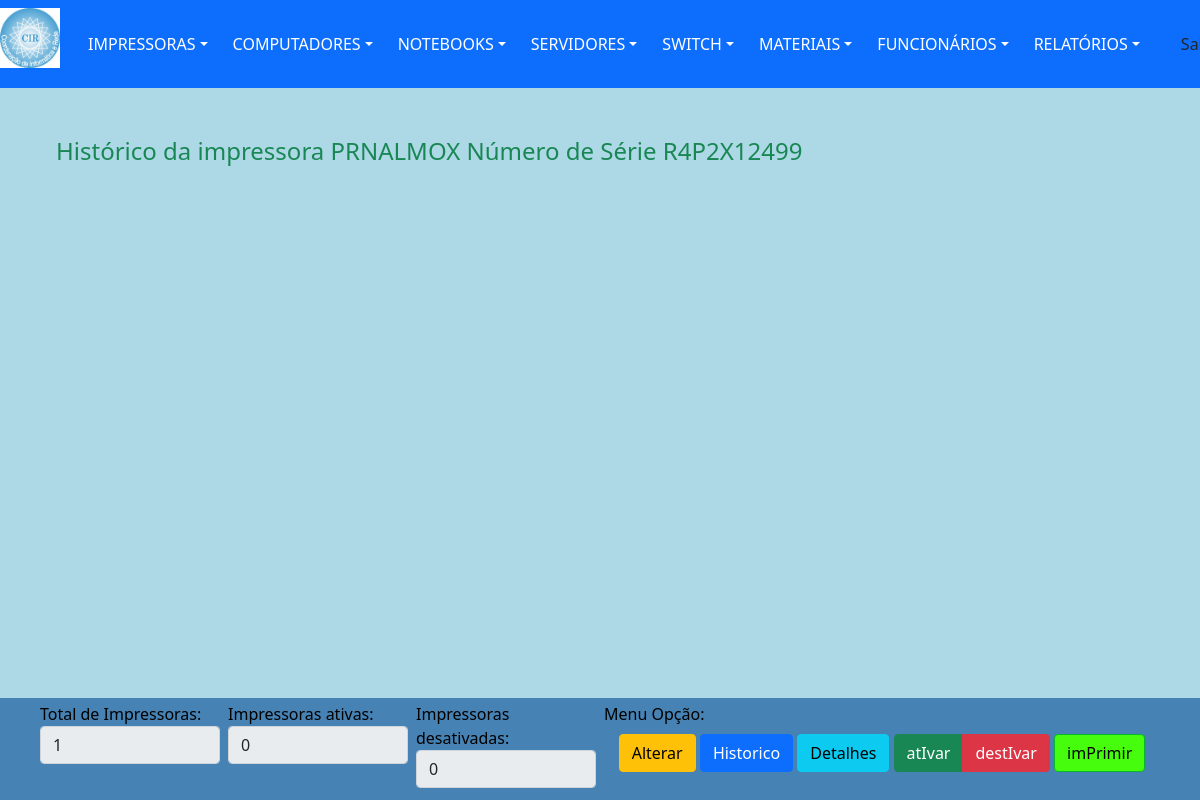
/views/historicoImp.php?action=1&id=2 (signed in), run on an earlier commit of the app's database.
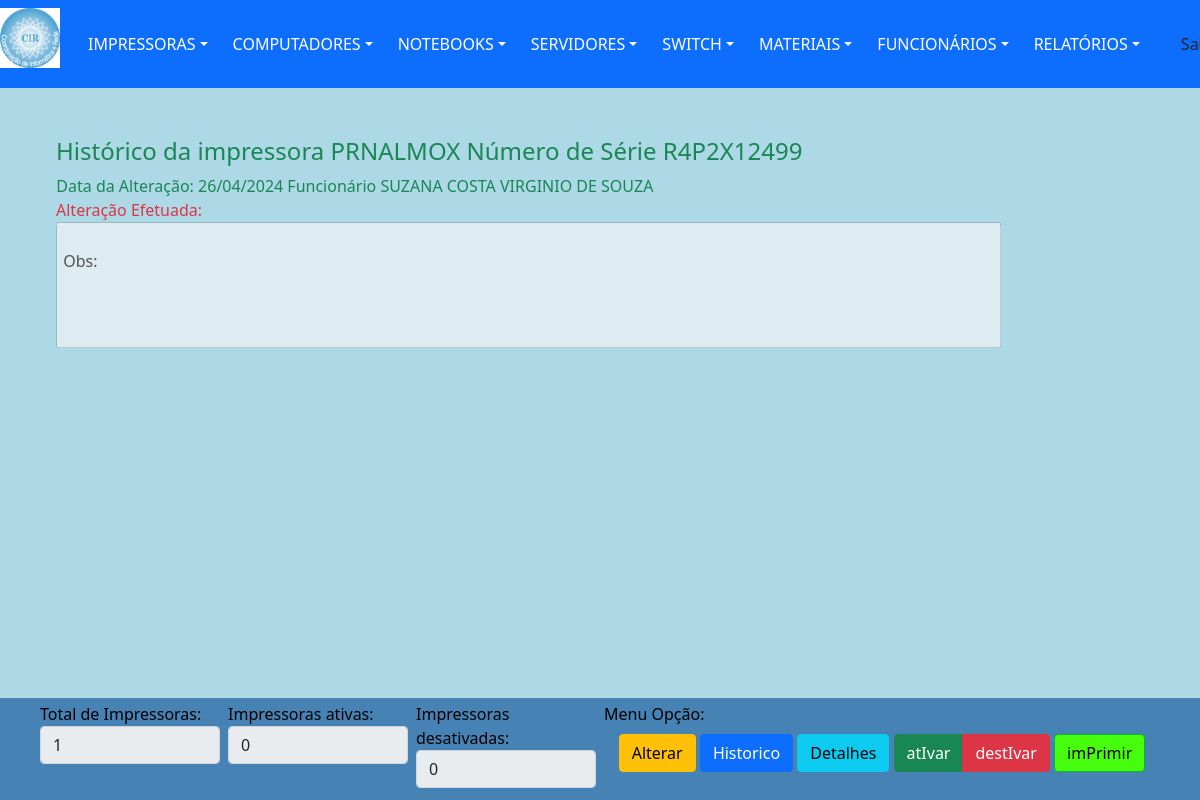
And on a later commit of the database.
### tables this page shows
CREATE TABLE `historico` (
  `idHistorico` int(11) NOT NULL,
  `nomeAlteracoes` varchar(255) DEFAULT NULL,
  `dataAltera` date DEFAULT NULL,
  `respAlteracoes` varchar(30) DEFAULT NULL,
  `idComputador` int(11) DEFAULT NULL,
  `idNotebook` int(11) DEFAULT NULL,
  `idImpressora` int(11) DEFAULT NULL,
  `idFuncionario` int(11) DEFAULT NULL
);

### dao/DAO-controleCir.php (called while the page is built, shortened)
<?php
	class ControleCirDAO
		{
            public function ListarOpcao3($nomeTabela, $tipoOpcao, $valorOpcao)
                {
                    $conn = Database::connect();
                    $conn->exec('SET CHARACTER SET utf8');
                    $sql = "SELECT * FROM $nomeTabela WHERE $tipoOpcao LIKE '$valorOpcao'  ORDER BY dataAltera DESC";
                    try
                        {
                            $listar = $conn->query($sql);
                            $buscar = $listar->fetchAll(PDO::FETCH_OBJ);
                            $numRows = $listar->rowCount();
                        }
                    catch (PDOException $exc)
                        {
                            $buscar = $exc->getTraceAsString();
                        }
                    return $buscar;
                }
            public function Verificar($nomeTabela, $opcao1, $valor1)
                {
                    $conn = Database::connect();
                    $conn->exec('SET CHARACTER SET utf8');
                    $sql = "SELECT * FROM $nomeTabela WHERE $opcao1 = '$valor1' ";
                    try
                        {
                            $listar = $conn->query($sql);
                            $buscar = $listar->fetchAll(PDO::FETCH_OBJ);
                        }
                    catch (PDOException $exc)
                        {
                            $buscar = $exc->getTraceAsString();
                        }
                    return $buscar;
                }
        }
?>

### controllers/impressoraBuscar.php (called while the page is built, shortened)
<?php
	include "../dao/DAO-controleCir.php";
	include "../funcao/funcao.php";
    $idImpressora =  $_GET['id'];
    $nomeTabela = "impressoras";
    $opcao1 = "idImpressora";
    $valor1 = $idImpressora;
	$impAltDAO = new ControleCirDAO();
	foreach($impAltDAO->Verificar($nomeTabela, $opcao1, $valor1) as $imp)
		{
			$idImpressora = $imp->idImpressora;
			$nomeImpressora = $imp->nomeImpressora;
			$numSerie = $imp->numSerie;
            $ipImpressora = $imp->ipImpressora;
			$macImpressora = $imp->macImpressora;
			$tipoToner = $imp->tipoToner;
			$tipoToner = unserialize($tipoToner);
			$colorida = $imp->colorida;
			$statusImpressora = $imp->statusImpressora;
			$conexaoImp = $imp->conexaoImp;
			$modeloImpressoraBd = $imp->modeloImpressora;
			$modeloDAO = new ControleCirDAO();
			$nomeTabela = "modeloImpressora";
			$tipoOpcao = "idModelo";
			foreach ($modeloDAO->ListarOpcao($nomeTabela, $tipoOpcao, $modeloImpressoraBd) as $res)
				{
					$idModelo = $res->idModelo;
					$modeloImpressora = $res->modeloImpressora;
				}
			$dataCadastroA = $imp->dataCadastro;
			$respCadastro = $imp->respCadastro;
			$idFuncionario = $imp->idFuncionario;
			$obsImpressora = $imp->obsImpressora;
			$respAltCadastro = $imp->respAltCadastro;
			$dataAltCadastro = $imp->dataAltCadastro;
            $idSetor = $imp->idSetor;
			$setorDAO = new ControleCirDAO();
			foreach($setorDAO->Buscalocal($idSetor) as $Setor)
				{
					$divisao1 = $Setor->divisao;
					$idDivisao1 = $Setor->idDivisao;
					$localizacao1 = $Setor->localizacao;
					$nomeLocal1 = $Setor->nomeLocal;
					$ramal1 = $Setor->ramal;
					$respSetComp1 = $Setor->respSetor;
				}
		}
?>

### funcao/funcao.php (called while the page is built, shortened)
<?php
	function formatarData2($BdAltdataNascimento1)
		{
			$rData2 = implode("/",array_reverse(explode("-",$BdAltdataNascimento1)));
			return $rData2;
		}
	function lerArquivo($historico)
		{
			if (file_exists($historico))
				{
					$fp = fopen($historico,"r+");
					$texto = fread($fp, filesize($historico));
					fclose($fp);
				}
			 else
			 	{
					$texto = null;
				}
			return trim($texto, '\n');
		}
?>

### views/historicoImp.php (the view, shortened to what the changed rows need)
<?php
	include "../template/menuPrincipal.php";
   	include "../controllers/impressoraBuscar.php";
?>
			<nav class="fixed  navbar navbar-dark">
				<div class="line col-md-12 p-5 position-absolute top-50 bottom-150 end-150">
                    <div class="col-md-12 py-5 px-2">
                        <?php
                            $nomeTabela = "historico";
							$tipoOpcao = "idImpressora";
							require_once '../dao/DAO-controleCir.php';
							$impAltDAO = new ControleCirDAO();
							foreach($impAltDAO->ListarOpcao3($nomeTabela, $tipoOpcao, $idImpressora) as $hist)
								{
                                    ?>
                                    <div class="row">
                                        <div class="col px-md-1  col-md-12">
                                            <label class="text-success" for="inputSuccess" class="control-label">&nbsp; <?php echo "Data da Alteração: " . formatarData2($hist->dataAltera) . " Funcionário " . $hist->respAlteracoes; ?></label>
                                        </div>
                                        <div class='area-texto'>
                                            <label class="text-danger" for="inputSuccess" class="control-label">Alteração Efetuada:</label>
                                            <div>
												<p>
													<textarea rows="5" cols="100" maxlength="2500" disabled>
														<?php
															$historico = $hist->nomeAlteracoes;
															$historico = lerArquivo($historico);
															echo "\n Obs: " . $result = strstr($historico, " - ", true);
															echo $result = str_replace(" - ","\r\n",strstr($historico, " - ", false));
														?>
													</textarea>
												</p>
                                            </div>
                                        </div>
                                    </div>
								    <?php
							    }
                        ?>
                    </div>
				</div>
			</nav>
	    <div class="fixed-bottom p-1 px-md-5 col-md-12 bg-ufs text-black1">
			<div class="row">
				<div class="col px-md-1 col-md-6">
					<table class="table table-borderless">
						<thead>
							<tr>
								<th>
									<div class="btn-group pull-left" >
										<a class="btn btn-small btn-warning table-edit">Alterar<i class="icon-edit"></i></a>
									</div>
									<div class="btn-group pull-left">
										<a class="btn btn-primary">Historico<i class="icon-remove"></i></a>
									</div>
									<div class="btn-group pull-left">
										<a class="btn btn-info">Detalhes<i class="icon-remove"></i></a>
									</div>
									<div class="btn-group pull-left">
										<a class="btn btn-small btn-success">atIvar<i class="icon-remove"></i></a>
										<a class="btn btn-small btn-danger">destIvar<i class="icon-remove"></i></a>
									</div>
									<div class="btn-group pull-left">
										<a class="btn btn-small btn-ufs">imPrimir<i class="icon-remove"></i></a>
									</div>
								</th>
							</tr>
						</thead>
					</table>
				</div>
			</div>
		</div>
	</body>
</html>

What changed in the data, as far as the page shows it:
now on this page (row edited): historico: dataAltera "26/04/2024", respAlteracoes "SUZANA COSTA VIRGINIO DE SOUZA", nomeAlteracoes "Obs:"
